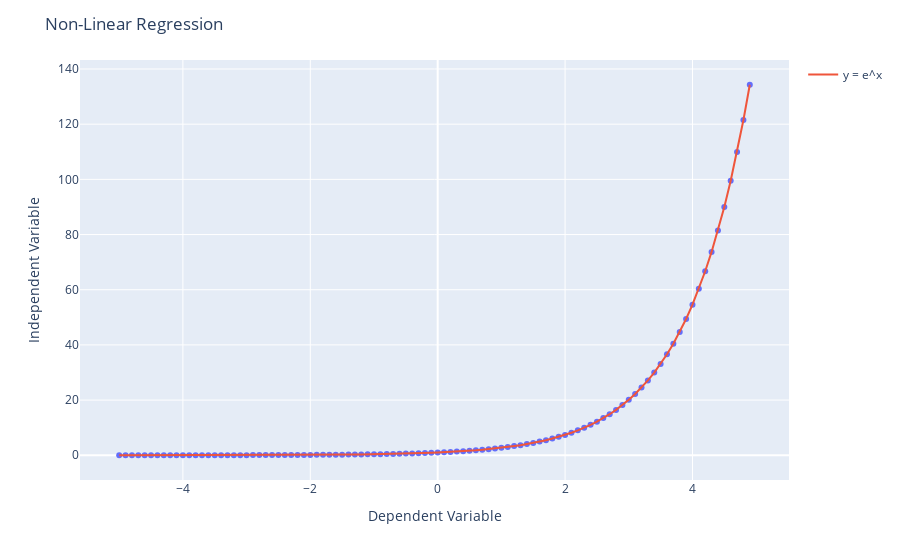

Here is the notebook cell this chart was saved with:
### Markdown cell above
An exponential function with base c is defined by $$ Y = a + b c^X$$ where b ≠0, c > 0 , c ≠1, and x is any real number. The base, c, is constant and the exponent, x, is a variable.

### Code cell
x = np.arange(-5.0, 5.0, 0.1)

# You can adjust the slope and intercept to verify the changes in the graph
y = np.exp(x)

fig = px.scatter(x=x, y=y)
fig.update_layout(
    title="Non-Linear Regression",
    xaxis_title="Dependent Variable",
    yaxis_title="Independent Variable",
)
fig.add_trace(go.Scatter(x=x, y=y, mode="lines", name="y = e^x"))
fig.show()
